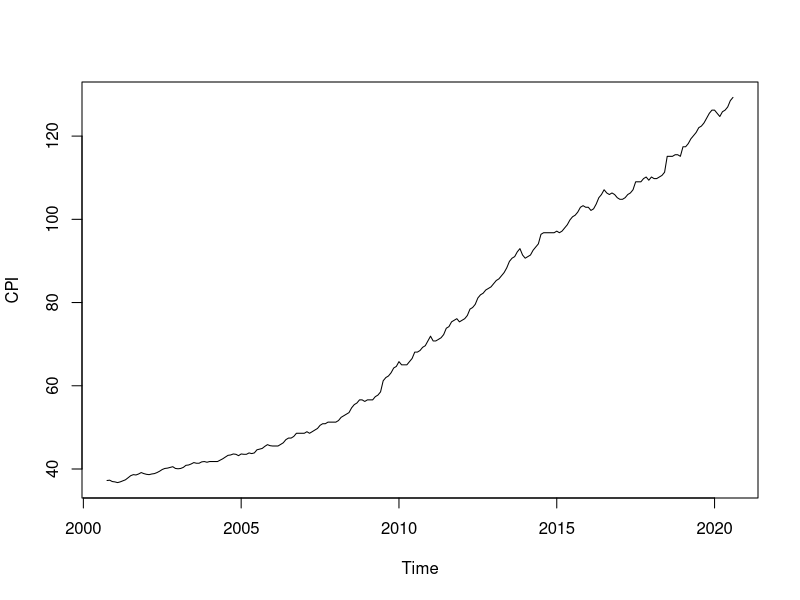
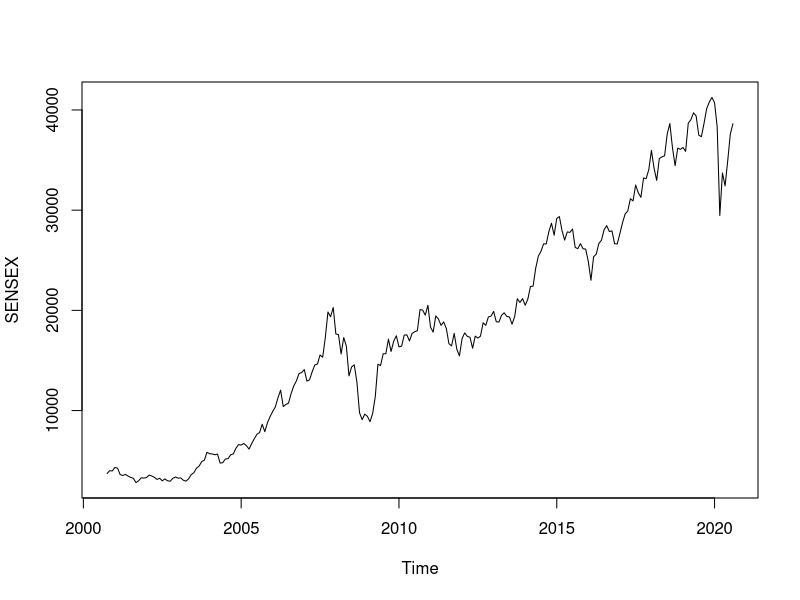
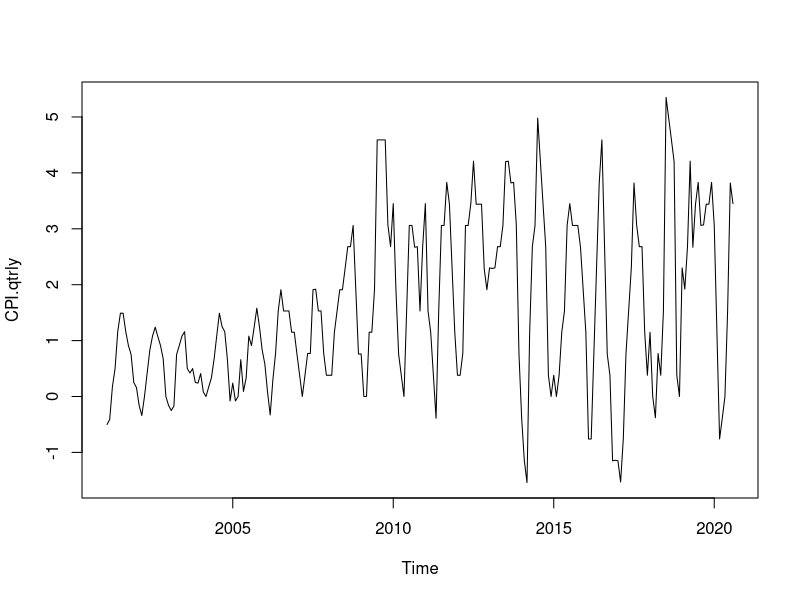
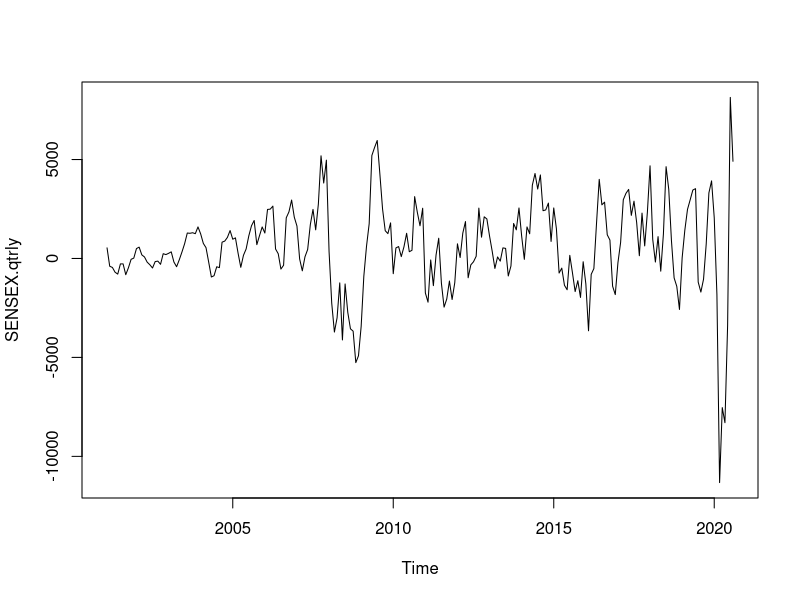
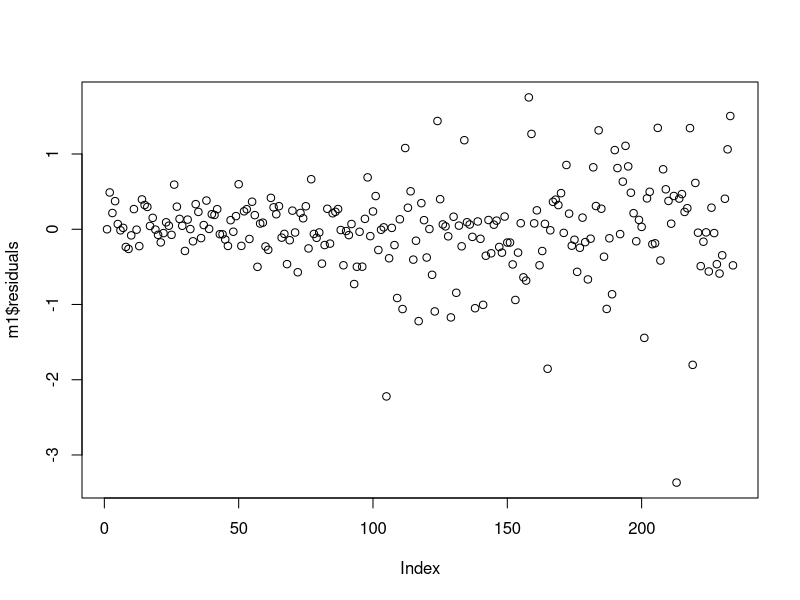
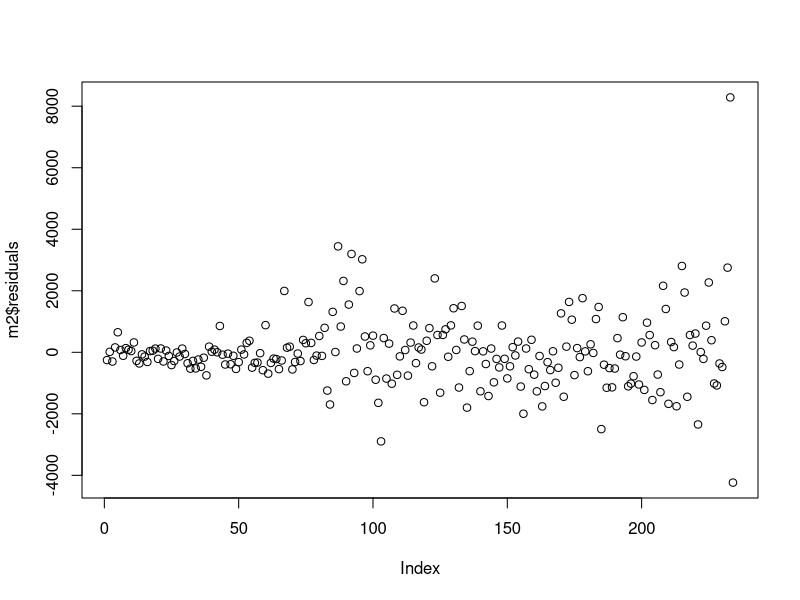
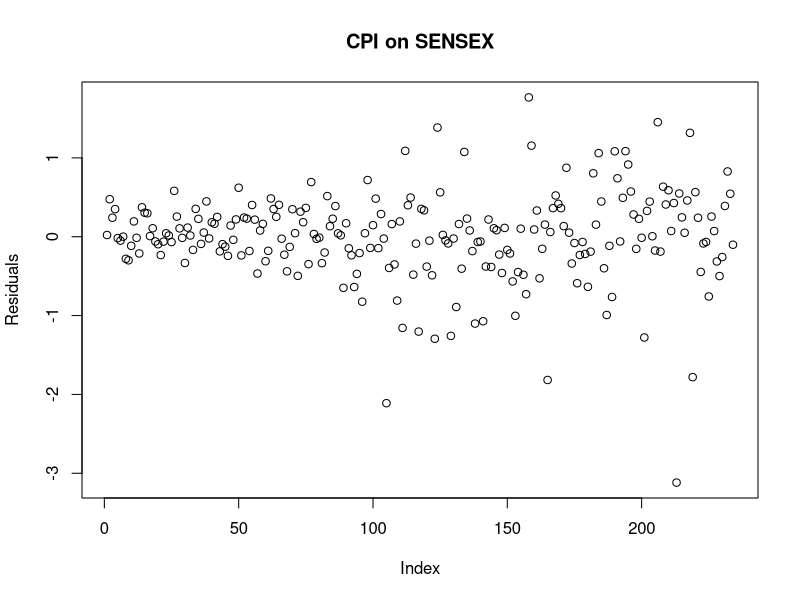
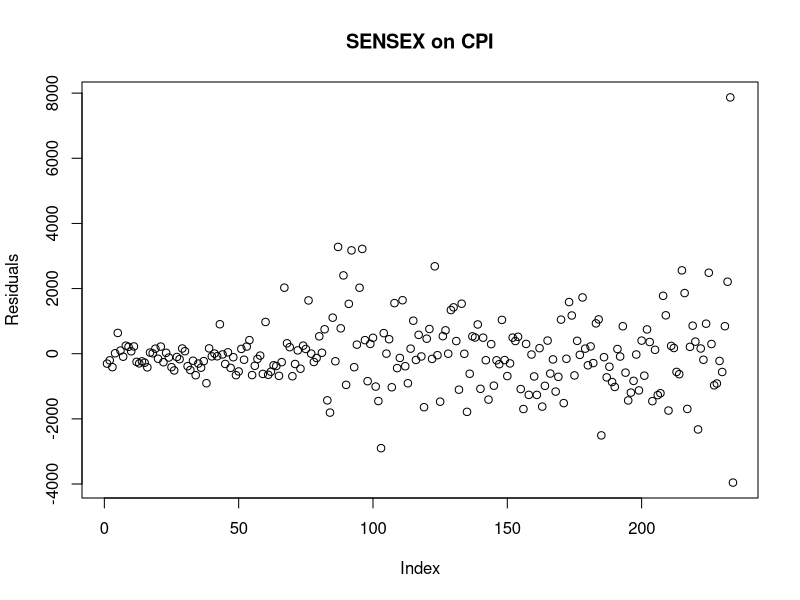

The R source for these figures, in order:
## ---- chunk 1
dat.gold <- read.csv("GoldUP.csv")
CPI.dat <- dat.gold$CPI
SENSEX.dat <- dat.gold$Sensex

CPI.dat <- ts(CPI.dat, start = c(2000,10),  frequency = 12)
SENSEX.dat <- ts(SENSEX.dat, start = c(2000,10),  frequency = 12)
## ---- chunk 2
## CPI Data
summary(CPI.dat)

# SENSEX Data
summary(SENSEX.dat)
## ---- chunk 3

    library(tseries)


    # Test for Stationarity
    plot.ts(CPI.dat, ylab = "CPI")
    adf.test(CPI.dat)
## ---- chunk 4

    # Test for Stationarity
    plot.ts(SENSEX.dat, ylab = "SENSEX")
    adf.test(SENSEX.dat)
## ---- chunk 5
library(lmtest)

grangertest(CPI.dat, SENSEX.dat)
grangertest(SENSEX.dat, CPI.dat)
## ---- chunk 6

# For CPI
CPI.qtrly <- diff(CPI.dat, lag = 4)
plot.ts(CPI.qtrly)
adf.test(CPI.qtrly)

# For SENSEX
SENSEX.qtrly <- diff(SENSEX.dat, lag = 4)
plot.ts(SENSEX.qtrly)
adf.test(SENSEX.qtrly)
## ---- chunk 7

# Preparing the data
Y <- CPI.dat
X <- SENSEX.dat
# Computing Lags
Y.lag1 <- lag(Y)
X.lag1 <- lag(X)
Y.lag2 <- lag(Y, k=2)
X.lag2 <- lag(X, k=2)
Y.lag3 <- lag(Y, k=3)
X.lag3 <- lag(X, k=3)
Y.lag4 <- lag(Y, k=4)
X.lag4 <- lag(X, k=4)

# Fixing the lags
X <- X[1:(length(X)-5)]
X.lag1 <- X.lag1[2:(length(X.lag1)-4)]
X.lag2 <- X.lag2[3:(length(X.lag2)-3)]
X.lag3 <- X.lag3[4:(length(X.lag3)-2)]
X.lag4 <- X.lag4[5:(length(X.lag4)-1)]

Y <- Y[1:(length(Y)-5)]
Y.lag1 <- Y.lag1[2:(length(Y.lag1)-4)]
Y.lag2 <- Y.lag2[3:(length(Y.lag2)-3)]
Y.lag3 <- Y.lag3[4:(length(Y.lag3)-2)]
Y.lag4 <- Y.lag4[5:(length(Y.lag4)-1)]

## Direction 1 
m1 <- lm(Y~X+Y.lag1+Y.lag2+Y.lag3+Y.lag4)
summary(m1)

# Directrion 2
m2 <- lm(X~Y+X.lag1+X.lag2+X.lag3+X.lag4)
summary(m2)
## ---- chunk 8
# For Direction - 1
plot(m1$residuals)
adf.test(m1$residuals)

# For Direction - 2
plot(m2$residuals)
adf.test(m2$residuals)
## ---- chunk 9

## Direction 1 
m1 <- lm(Y~X+X.lag1+Y.lag1+Y.lag2+Y.lag3+Y.lag4)
summary(m1)

## Directrion 2
m2 <- lm(X~Y+Y.lag1+X.lag1+X.lag2+X.lag3+X.lag4)
summary(m2)


## ---- chunk 10

# For Direction - 1
plot(m1$residuals, ylab = "Residuals", main = "CPI on SENSEX")
adf.test(m1$residuals)

# For Direction - 2
plot(m2$residuals, ylab = "Residuals", main = "SENSEX on CPI")
adf.test(m2$residuals)
